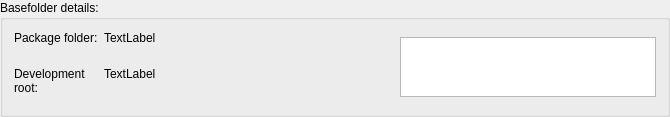
     <widget class="QGroupBox" name="groupBox">
      <property name="title">
       <string>Basefolder details:</string>
      </property>
      <property name="flat">
       <bool>true</bool>
      </property>
      <property name="checkable">
       <bool>false</bool>
      </property>
      <layout class="QGridLayout" name="gridLayout_5">
       <item row="0" column="0" alignment="Qt::AlignLeft|Qt::AlignTop">
        <widget class="QLabel" name="label_27">
         <property name="maximumSize">
          <size>
           <width>180</width>
           <height>16777215</height>
          </size>
         </property>
         <property name="text">
          <string>Package folder:</string>
         </property>
        </widget>
       </item>
       <item row="1" column="1">
        <widget class="QLabel" name="lblDevFolder">
         <property name="minimumSize">
          <size>
           <width>290</width>
           <height>30</height>
          </size>
         </property>
         <property name="text">
          <string>TextLabel</string>
         </property>
         <property name="alignment">
          <set>Qt::AlignLeading|Qt::AlignLeft|Qt::AlignTop</set>
         </property>
         <property name="wordWrap">
          <bool>true</bool>
         </property>
        </widget>
       </item>
       <item row="1" column="0" alignment="Qt::AlignTop">
        <widget class="QLabel" name="label_28">
         <property name="maximumSize">
          <size>
           <width>180</width>
           <height>16777215</height>
          </size>
         </property>
         <property name="text">
          <string>Development root:</string>
         </property>
         <property name="alignment">
          <set>Qt::AlignLeading|Qt::AlignLeft|Qt::AlignTop</set>
         </property>
         <property name="wordWrap">
          <bool>true</bool>
         </property>
        </widget>
       </item>
       <item row="0" column="1">
        <widget class="QLabel" name="lblPacketFolder">
         <property name="minimumSize">
          <size>
           <width>290</width>
           <height>30</height>
          </size>
         </property>
         <property name="text">
          <string>TextLabel</string>
         </property>
         <property name="alignment">
          <set>Qt::AlignLeading|Qt::AlignLeft|Qt::AlignTop</set>
         </property>
         <property name="wordWrap">
          <bool>true</bool>
         </property>
        </widget>
       </item>
       <item row="0" column="3" rowspan="3">
        <widget class="QTextEdit" name="mainInfoBox">
         <property name="maximumSize">
          <size>
           <width>16777215</width>
           <height>60</height>
          </size>
         </property>
         <property name="focusPolicy">
          <enum>Qt::NoFocus</enum>
         </property>
         <property name="contextMenuPolicy">
          <enum>Qt::NoContextMenu</enum>
         </property>
         <property name="acceptDrops">
          <bool>false</bool>
         </property>
         <property name="readOnly">
          <bool>true</bool>
         </property>
         <property name="html">
          <string>&lt;!DOCTYPE HTML PUBLIC &quot;-//W3C//DTD HTML 4.0//EN&quot; &quot;http://www.w3.org/TR/REC-html40/strict.dtd&quot;&gt;
&lt;html&gt;&lt;head&gt;&lt;meta name=&quot;qrichtext&quot; content=&quot;1&quot; /&gt;&lt;style type=&quot;text/css&quot;&gt;
p, li { white-space: pre-wrap; }
&lt;/style&gt;&lt;/head&gt;&lt;body style=&quot; font-family:'MS Shell Dlg 2'; font-size:8.25pt; font-weight:400; font-style:normal;&quot;&gt;
&lt;p style=&quot;-qt-paragraph-type:empty; margin-top:0px; margin-bottom:0px; margin-left:0px; margin-right:0px; -qt-block-indent:0; text-indent:0px; font-size:8pt;&quot;&gt;&lt;br /&gt;&lt;/p&gt;&lt;/body&gt;&lt;/html&gt;</string>
         </property>
         <property name="textInteractionFlags">
          <set>Qt::NoTextInteraction</set>
         </property>
        </widget>
       </item>
      </layout>
     </widget>
